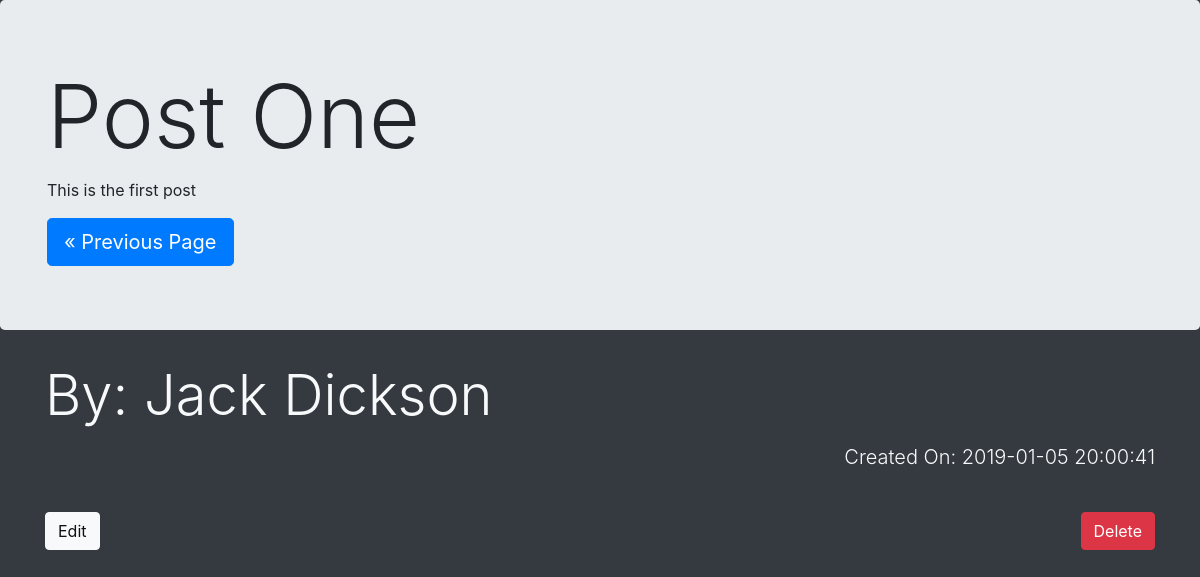
The app's page /pages/detail.php?id=1 with its own data.
### tables this page shows
CREATE TABLE `posts` (
  `id` int(11) NOT NULL,
  `title` varchar(255) NOT NULL,
  `body` text NOT NULL,
  `author` varchar(255) NOT NULL,
  `created_at` timestamp NOT NULL DEFAULT CURRENT_TIMESTAMP
);

### config/dbConfig.php (called while the page is built, shortened)
<?php
class InitDB
{
    private $conn;
    private $post;
    public function __construct()
    {
        $this->conn = mysqli_connect(HOST, USERNAME, PASSWORD, DATABASE);
    }
    public function setPostAssoc($query)
    {
        $this->result = mysqli_query($this->conn, $query);
        $this->post = mysqli_fetch_assoc($this->result);
    }
    public function getPost()
    {
        return $this->post;
    }
    public function getConnection()
    {
        return $this->conn;
    }
}

### pages/detail.php (the view, shortened to what this page needs)
<?php
require '../config/dbConfig.php';
$index_page = "../";
if (isset($_GET['id'])) {
    $db = new InitDB;
    $id = mysqli_real_escape_string($db->getConnection(), $_GET['id']);
    $db->setPostAssoc("SELECT * FROM posts WHERE id = " . $id);
    $data = $db->getPost();
}else{
    header("Location: {$index_page}");
}
?>
<!DOCTYPE html>
<html lang="en">
<head>
    <link rel="stylesheet" href="../css/bootstrap.min.css">
</head>
<body class="bg-dark">
    <div class="jumbotron">
        <div class="container">
            <h1 class="display-2"><?php echo $data['title'] ?></h1>
            <p><?php echo $data['body'] ?></p>
            <a href="<?php echo $index_page ?>" class="btn btn-primary btn-lg">&laquo; Previous Page</a>
        </div>
    </div>
    <div class="container display-4 text-light">
        <p>By: <?php echo $data['author'] ?></p>
        <footer class="footer float-right lead ">Created On: <?php echo $data['created_at'] ?></footer>
        <br>
        <a href="../front_pages/edit.html?id=<?php echo $id ?>&title=<?php echo $data['title'] ?>&body=<?php echo $data['body'] ?>&author=<?php echo $data['author'] ?>" class="btn btn-light float-left">Edit</a>
        <a href="../pages/remove_SERVER.php?id=<?php echo $id ?>" class="btn btn-danger float-right">Delete</a>
    </div>
</body>
</html>

### records on screen
posts: title "Post One", body "This is the first post", author "Jack Dickson", created_at "2019-01-05 20:00:41"
